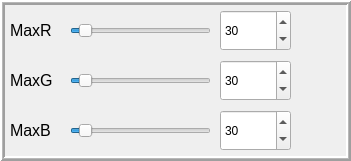
    <widget class="QFrame" name="frame_9">
     <property name="geometry">
      <rect>
       <x>10</x>
       <y>430</y>
       <width>351</width>
       <height>161</height>
      </rect>
     </property>
     <property name="frameShape">
      <enum>QFrame::Box</enum>
     </property>
     <property name="frameShadow">
      <enum>QFrame::Raised</enum>
     </property>
     <property name="lineWidth">
      <number>2</number>
     </property>
     <property name="midLineWidth">
      <number>1</number>
     </property>
     <widget class="QSpinBox" name="blueMaxSpinBox">
      <property name="geometry">
       <rect>
        <x>220</x>
        <y>110</y>
        <width>71</width>
        <height>41</height>
       </rect>
      </property>
      <property name="maximum">
       <number>500</number>
      </property>
      <property name="value">
       <number>30</number>
      </property>
     </widget>
     <widget class="QSlider" name="greenMaxHorizontalSlider">
      <property name="geometry">
       <rect>
        <x>70</x>
        <y>70</y>
        <width>141</width>
        <height>21</height>
       </rect>
      </property>
      <property name="maximum">
       <number>500</number>
      </property>
      <property name="sliderPosition">
       <number>30</number>
      </property>
      <property name="orientation">
       <enum>Qt::Horizontal</enum>
      </property>
     </widget>
     <widget class="QSpinBox" name="redMaxSpinBox">
      <property name="geometry">
       <rect>
        <x>220</x>
        <y>10</y>
        <width>71</width>
        <height>41</height>
       </rect>
      </property>
      <property name="maximum">
       <number>500</number>
      </property>
      <property name="value">
       <number>30</number>
      </property>
     </widget>
     <widget class="QSpinBox" name="greenMaxSpinBox">
      <property name="geometry">
       <rect>
        <x>220</x>
        <y>60</y>
        <width>71</width>
        <height>41</height>
       </rect>
      </property>
      <property name="maximum">
       <number>500</number>
      </property>
      <property name="value">
       <number>30</number>
      </property>
     </widget>
     <widget class="QLabel" name="label_18">
      <property name="geometry">
       <rect>
        <x>10</x>
        <y>60</y>
        <width>81</width>
        <height>41</height>
       </rect>
      </property>
      <property name="font">
       <font>
        <family>Arial</family>
        <pointsize>12</pointsize>
       </font>
      </property>
      <property name="text">
       <string>MaxG</string>
      </property>
     </widget>
     <widget class="QLabel" name="label_17">
      <property name="geometry">
       <rect>
        <x>10</x>
        <y>110</y>
        <width>81</width>
        <height>41</height>
       </rect>
      </property>
      <property name="font">
       <font>
        <family>Arial</family>
        <pointsize>12</pointsize>
       </font>
      </property>
      <property name="text">
       <string>MaxB</string>
      </property>
     </widget>
     <widget class="QSlider" name="redMaxHorizontalSlider">
      <property name="geometry">
       <rect>
        <x>70</x>
        <y>20</y>
        <width>141</width>
        <height>21</height>
       </rect>
      </property>
      <property name="maximum">
       <number>500</number>
      </property>
      <property name="singleStep">
       <number>10</number>
      </property>
      <property name="sliderPosition">
       <number>30</number>
      </property>
      <property name="orientation">
       <enum>Qt::Horizontal</enum>
      </property>
      <property name="invertedAppearance">
       <bool>false</bool>
      </property>
      <property name="invertedControls">
       <bool>false</bool>
      </property>
      <property name="tickPosition">
       <enum>QSlider::NoTicks</enum>
      </property>
      <property name="tickInterval">
       <number>10</number>
      </property>
     </widget>
     <widget class="QSlider" name="blueMaxHorizontalSlider">
      <property name="geometry">
       <rect>
        <x>70</x>
        <y>120</y>
        <width>141</width>
        <height>21</height>
       </rect>
      </property>
      <property name="maximum">
       <number>500</number>
      </property>
      <property name="singleStep">
       <number>10</number>
      </property>
      <property name="sliderPosition">
       <number>30</number>
      </property>
      <property name="orientation">
       <enum>Qt::Horizontal</enum>
      </property>
     </widget>
     <widget class="QLabel" name="label_16">
      <property name="geometry">
       <rect>
        <x>10</x>
        <y>10</y>
        <width>81</width>
        <height>41</height>
       </rect>
      </property>
      <property name="font">
       <font>
        <family>Arial</family>
        <pointsize>12</pointsize>
       </font>
      </property>
      <property name="text">
       <string>MaxR</string>
      </property>
     </widget>
    </widget>
